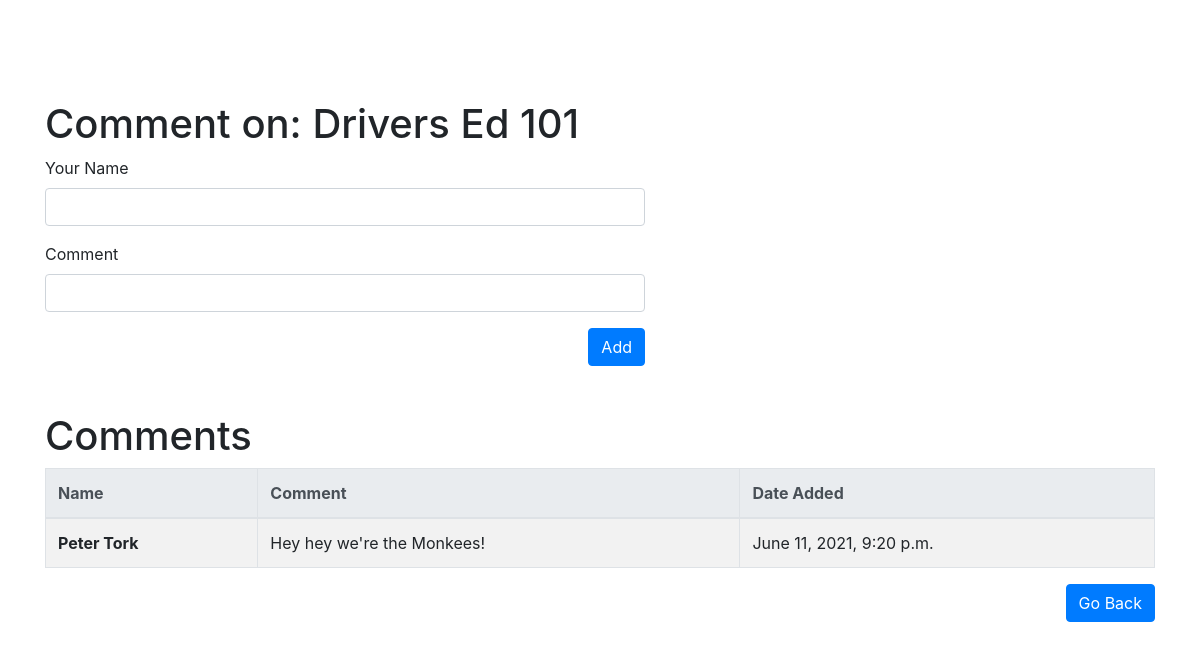
Page /courses/comment/10 on the committed database.
### courses_app/models.py (models this page shows, shortened)
class Course(models.Model):
    name = models.CharField(max_length=255)
    description = models.OneToOneField(Desc, on_delete=models.CASCADE, primary_key=True,)
    created_at = models.DateTimeField(auto_now_add=True)
    updated_at = models.DateTimeField(auto_now=True)
    objects = CourseManager()   # replaces default value of objects = models.Manager() to custom version for validations

class Comment(models.Model):
    name = models.CharField(max_length=255, default='none')
    comment = models.CharField(max_length=255)
    course = models.ForeignKey(Course, related_name="comments", on_delete=models.CASCADE)
    created_at = models.DateTimeField(auto_now_add=True)
    updated_at = models.DateTimeField(auto_now=True)

### courses_app/views.py (the view)
# urls.py: path('courses/comment/<int:id>', views.comment),
def comment(request, id):
    desc = Desc.objects.get(id=id)
    course = Course.objects.get(description=desc)
    context = {
        "course": course,
        "all_comments": course.comments.all
    }
    return render(request, "comment.html", context)

### courses_app/templates/comment.html (shortened to what this page needs)
{% load static %}
<!DOCTYPE html>
<html lang="en">
<head>
    <link rel="stylesheet" href="https://cdn.jsdelivr.net/npm/bootstrap@4.6.0/dist/css/bootstrap.min.css">
    <link rel="stylesheet" href="{% static 'css/style.css' %}">
</head>
<body>
    <div class="container">
        <div class="top-comment">
            <h1>Comment on: {{course.name}}</h1>
            <form method="POST" action="add_comment/{{course.description.id}}">
                <div class="form-group">
                    <label for="name">Your Name</label>
                    <input type="text" class="form-control" name="name" required>
                </div>
                <div class="form-group">
                    <label for="comment">Comment</label>
                    <input type="text" class="form-control" name="comment" required>
                </div>
                <input type="submit" class="btn btn-primary btn-right" value="Add">
            </form>
        </div>
        <div class="bottom">
            <h1>Comments</h1>
            <div id="table-contain">
                <table class="table table-striped table-bordered table-style">
                    <thead class="thead-light">
                        <tr>
                            <th scope="col">Name</th>
                            <th scope="col">Comment</th>
                            <th scope="col">Date Added</th>
                        </tr>
                    </thead>
                    <tbody>
                    {% for comment in all_comments %}
                        <tr>
                            <th scope="row">{{comment.name}}</th>
                            <td>{{comment.comment}}</td>
                            <td>{{course.created_at}}</td>
                        </tr>
                    {% endfor %}
                    </tbody>
                </table>
            </div>
            <a href="/"><button class="btn btn-primary btn-right">Go Back</button></a>
        </div>
    </div>
</body>
</html>

### courses_app/static/css/style.css (style rules this page uses)
.btn-right { float: right; }
.bottom { margin-top: 100px; }
.top-comment { max-width: 600px; margin-top: 100px; }

### rows in the picture
Course: name "Drivers Ed 101", created_at "June 11, 2021, 9:20 p.m."
Comment: name "Peter Tork", comment "Hey hey we're the Monkees!"
